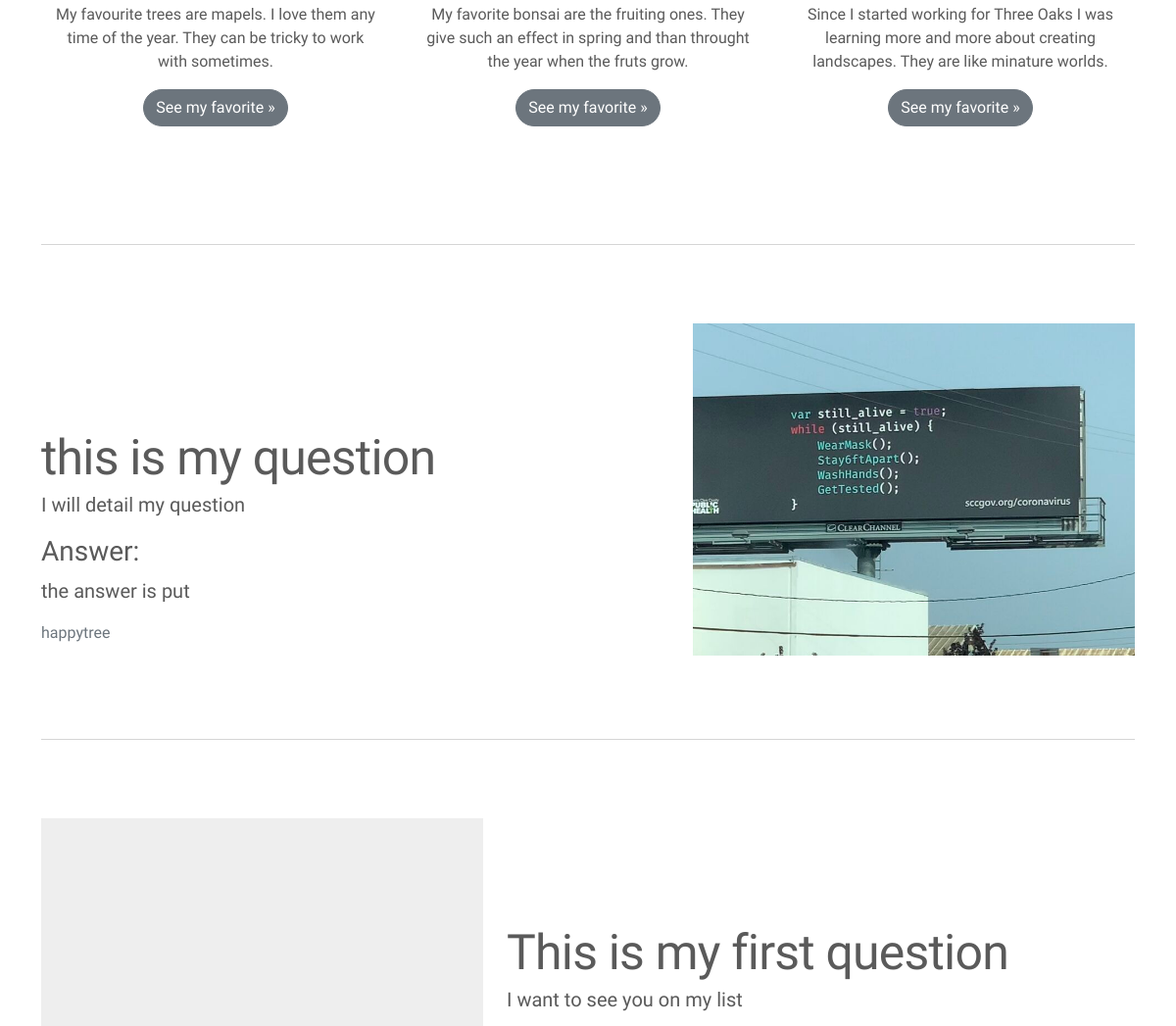
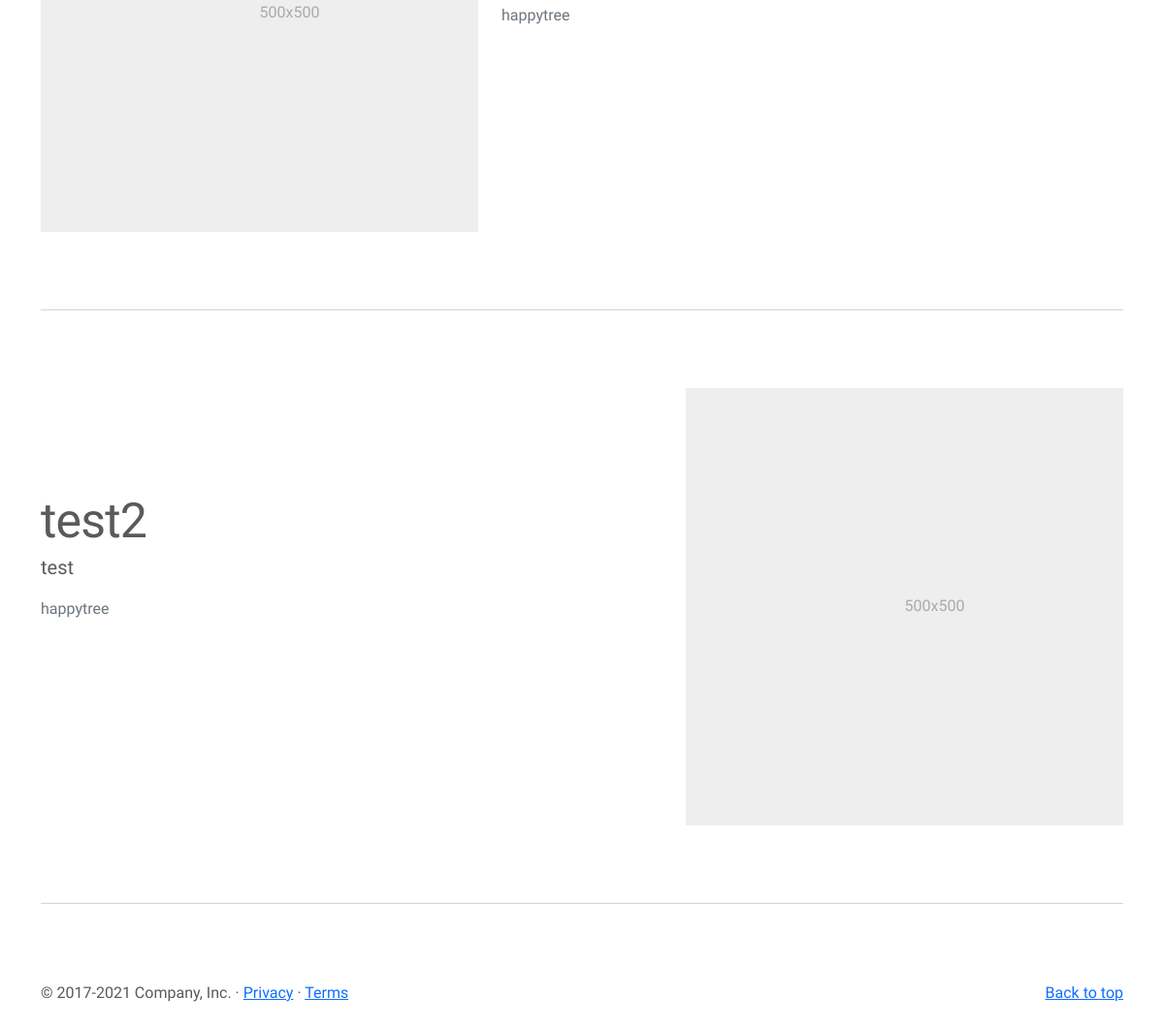
/ (lower part), run on an earlier commit of the app's database (2 pictures, top to bottom).
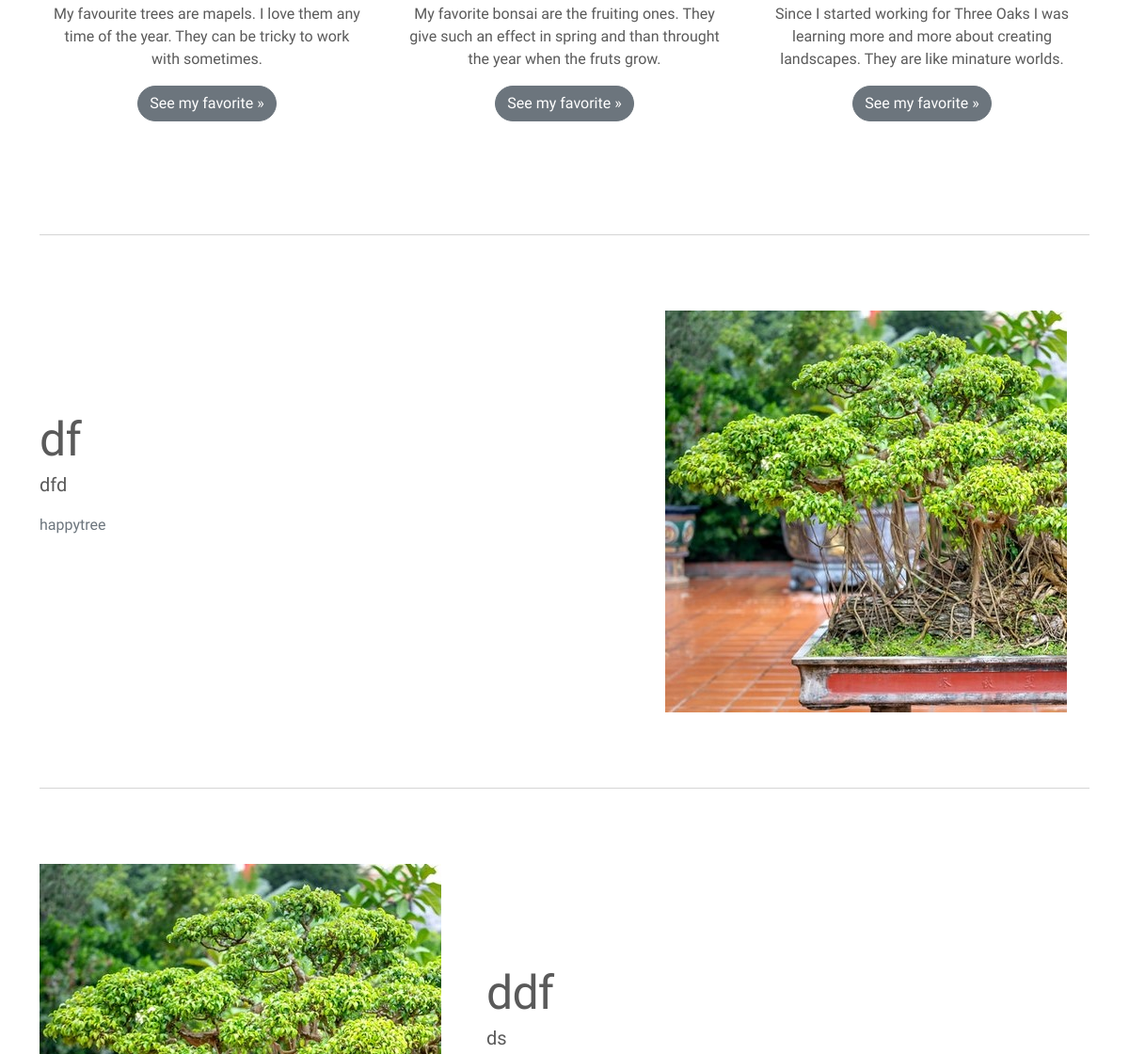
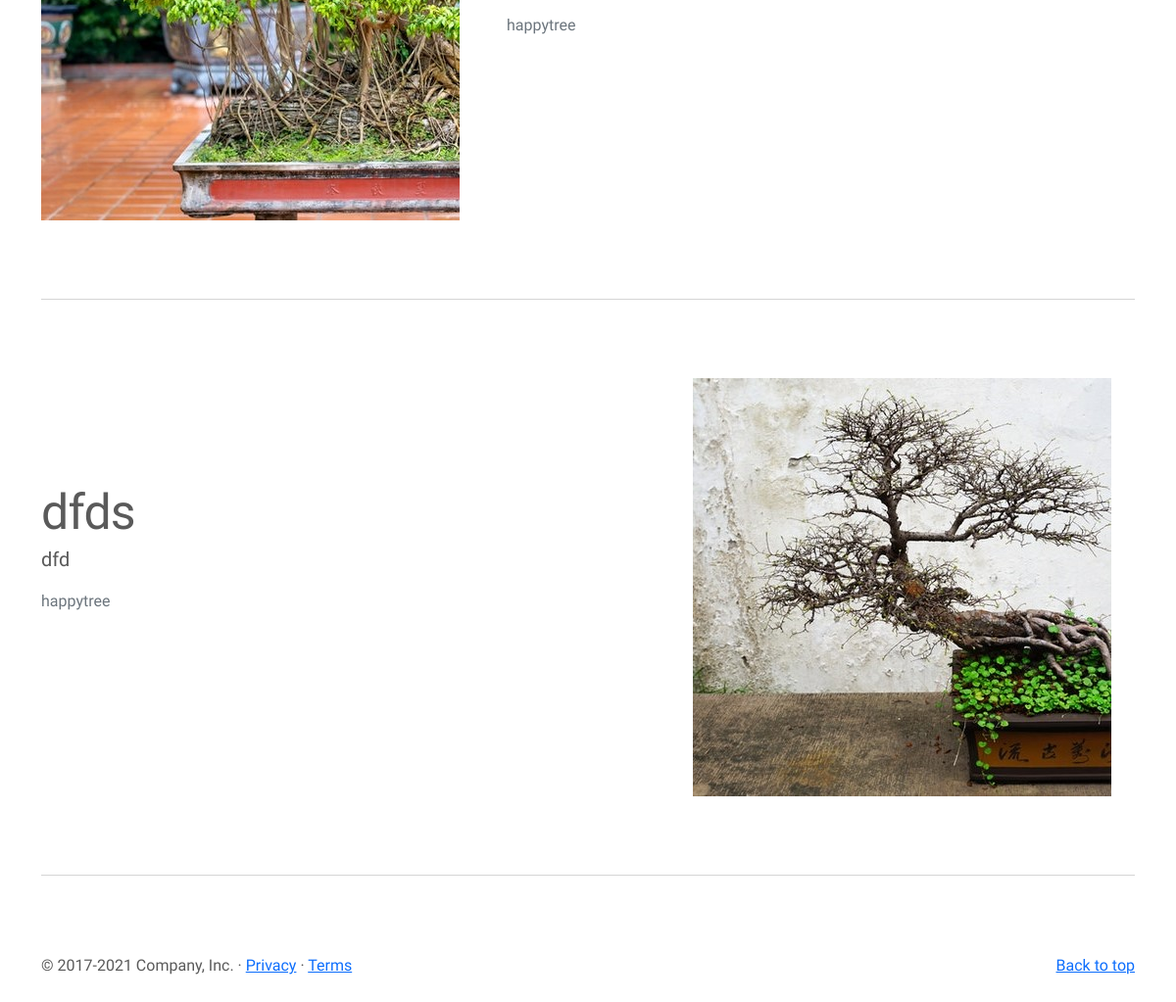
And on a later commit of the database (2 pictures, top to bottom).
### questions/models.py (models this page shows, shortened)
class Question(models.Model):
    header = models.CharField(max_length=254)
    detail = models.TextField()
    answer = models.TextField(blank=True)
    image_url = models.URLField(max_length=1024, null=True, blank=True)
    image = models.ImageField(null=True, blank=True)
    image_alt = models.CharField(max_length=254, null=True, blank=True)
    author = models.ForeignKey(User, on_delete=models.CASCADE,
                               related_name="questions")
    created_on = models.DateTimeField(auto_now=True, editable=False)
    updated_on = models.DateTimeField(auto_now=True, editable=False)
    status = models.IntegerField(choices=STATUS_CHOICES, default=0)
    newsletter = models.IntegerField(choices=NEWSLETTER_CHOICES, default=0)
    class Meta:
        ordering = ['-created_on']

### home/views.py (the view)
# urls.py: path('', views.index_view, name='home'),
def index_view(request):
    questions = Question.objects.filter(status=1).order_by('-created_on')
    subscribed = False
    if request.user.is_authenticated:
        user = request.user
        if Subscriber.objects.filter(
                registered_user=user).filter(subscribed=True).exists():
            subscribed = True
    context = {
        'questions': questions,
        'subscribed': subscribed,
    }
    return render(request, 'home/index.html', context)

### trolley/contexts.py (called while the page is built, shortened)
def trolley_contents(request):
    trolley_items = []
    total = 0
    tree_count = 0
    trolley = request.session.get('trolley', {})
    if total < settings.FREE_DELIVERY_THRESHOLD:
        delivery = total * Decimal(settings.STANDARD_DELIVERY_PERCENTAGE / 100)
        free_delivery_delta = settings.FREE_DELIVERY_THRESHOLD - total
    else:
        delivery = 0
        free_delivery_delta = 0
    grand_total = delivery + total
    context = {
        'trolley_items': trolley_items,
        'total': total,
        'tree_count': tree_count,
        'delivery': delivery,
        'free_delivery_delta': free_delivery_delta,
        'free_delivery_threshold': settings.FREE_DELIVERY_THRESHOLD,
        'grand_total': grand_total,
    }
    return context

### home/templates/home/index.html (shortened to what this page needs)
{% extends "base.html" %}
{% load static %}
{% block extra_css %}
<link rel="stylesheet" href="{% static 'home/css/bootstrap-carusel.css' %}">
{% endblock %}
{% block content %}
  <main>
    <div class="container marketing">
      <div class="row">
        <div class="col-lg-4">
          <p>My favourite trees are mapels. I love them any time of the year. They can be tricky to work with sometimes.</p>
          <p><a class="btn btn-secondary rounded-pill" href="{% url 'all_trees' %}?q=acer">See my favorite &raquo;</a></p>
        </div>
        <div class="col-lg-4">
          <p>My favorite bonsai are the fruiting ones. They give such an effect in spring and than throught the year when the fruts grow.</p>
          <p><a class="btn btn-secondary rounded-pill" href="{% url 'all_trees' %}?feature=fruiting">See my favorite &raquo;</a></p>
        </div>
        <div class="col-lg-4">
          <p>Since I started working for Three Oaks I was learning more and more about creating landscapes. They are like minature worlds.</p>
          <p><a class="btn btn-secondary rounded-pill" href="{% url 'all_trees' %}?feature=landscape">See my favorite &raquo;</a></p>
        </div>
      </div>
      <hr class="featurette-divider">
      <div class="row featurette">
        <div class="col-md-7">
          <h2 class="featurette-heading my-heading-font">{{ questions.0.header }} </h2>
          <p class="lead">{{ questions.0.detail }}</p>
          {% if questions.0.answer %}
          <h3 class="my-heading-font">Answer:</h3>
          <p class="lead">{{ questions.0.answer }}</p>
          {% endif %}
          <p><span class="text-muted"> {{ questions.0.author }}</span></p>
        </div>
        <div class="col-md-5">
          {% if questions.0.image %}
          <img src="{{ questions.0.image.url }}" class="img-fluid"
          {% if questions.0.image_alt %}
          alt="{{ questions.0.image_alt }}"
          {% else %}
          alt="{{ questions.0.header }}"
          {% endif %}>
          {% endif %}
        </div>
    </div>
      <hr class="featurette-divider">
      <div class="row featurette">
        <div class="col-md-7 order-md-2">
          <h2 class="featurette-heading my-heading-font">{{ questions.1.header }} </h2>
          <p class="lead">{{ questions.1.detail }}</p>
          <p><span class="text-muted"> {{ questions.1.author }}</span></p>
        </div>
        <div class="col-md-5 order-md-1">
          {% if questions.1.image %}
          <img src="{{ questions.1.image.url }}" class="img-fluid"
          {% if questions.1.image_alt %}
          alt="{{ questions.1.image_alt }}"
          {% else %}
          alt="{{ questions.1.header }}"
          {% endif %}>
          {% else %}
          <svg class="bd-placeholder-img bd-placeholder-img-lg featurette-image img-fluid mx-auto" width="500" height="500" xmlns="http://www.w3.org/2000/svg" role="img" aria-label="Placeholder: 500x500" preserveAspectRatio="xMidYMid slice" focusable="false"><title>Placeholder</title><rect width="100%" height="100%" fill="#eee"/><text x="50%" y="50%" fill="#aaa" dy=".3em">500x500</text></svg>
          {% endif %}
        </div>
    </div>
      <hr class="featurette-divider">
      <div class="row featurette">
        <div class="col-md-7">
          <h2 class="featurette-heading my-heading-font">{{ questions.2.header }} </h2>
          <p class="lead">{{ questions.2.detail }}</p>
          <p><span class="text-muted"> {{ questions.2.author }}</span></p>
        </div>
        <div class="col-md-5">
          {% if questions.2.image %}
          <img src="{{ questions.2.image.url }}" class="img-fluid"
          {% if questions.2.image_alt %}
          alt="{{ questions.2.image_alt }}"
          {% else %}
          alt="{{ questions.2.header }}"
          {% endif %}>
          {% else %}
          <svg class="bd-placeholder-img bd-placeholder-img-lg featurette-image img-fluid mx-auto" width="500" height="500" xmlns="http://www.w3.org/2000/svg" role="img" aria-label="Placeholder: 500x500" preserveAspectRatio="xMidYMid slice" focusable="false"><title>Placeholder</title><rect width="100%" height="100%" fill="#eee"/><text x="50%" y="50%" fill="#aaa" dy=".3em">500x500</text></svg>
          {% endif %}
        </div>
    </div>
      <hr class="featurette-divider">
    </div>
  </main>
{% endblock %}

### templates/base.html (shortened to what this page needs)
{% load static %}
<!doctype html>
<html lang="en">
  <head>
    {% block core_css %}
    <link href="https://cdn.jsdelivr.net/npm/bootstrap@5.0.2/dist/css/bootstrap.min.css" rel="stylesheet">
    <link rel="stylesheet" href="{% static 'css/base.css' %}">
    {% endblock %}
    {% block extra_css %}
    {% endblock %}
    {% block core_js %}
    <link rel="stylesheet" href="https://cdn.jsdelivr.net/npm/bootstrap-icons@1.8.1/font/bootstrap-icons.css">
    {% endblock %}
  </head>
  <body>
    {% block content %}
    {% endblock %}
    <footer class="container">
      <p class="float-end"><a href="#">Back to top</a></p>
      <p>&copy; 2017-2021 Company, Inc. &middot; <a href="#header">Privacy</a> &middot; <a href="#">Terms</a></p>
    </footer>
</body>
</html>

### static/css/base.css (style rules this page uses)
body { font-family: 'Kodchasan', sans-serif !important; }
.my-heading-font { font-family: 'Baumans', cursive; }

What changed in the data, as far as the page shows it:
no longer on this page (row unchanged): Question: header "this is my question", detail "I will detail my question", answer "the answer is put", author.username "happytree", image (picture)
no longer on this page (row unchanged): Question: header "This is my first question", detail "I want to see you on my list", author.username "happytree"
no longer on this page (row unchanged): Question: header "test2", detail "test", author.username "happytree"
added Question: header "df", detail "dfd", author.username "happytree", image (picture)
added Question: header "ddf", detail "ds", author.username "happytree", image (picture)
added Question: header "dfds", detail "dfd", author.username "happytree", image (picture)
Also different on the page:
text no longer shown: "Answer: 500x500 500x500"
